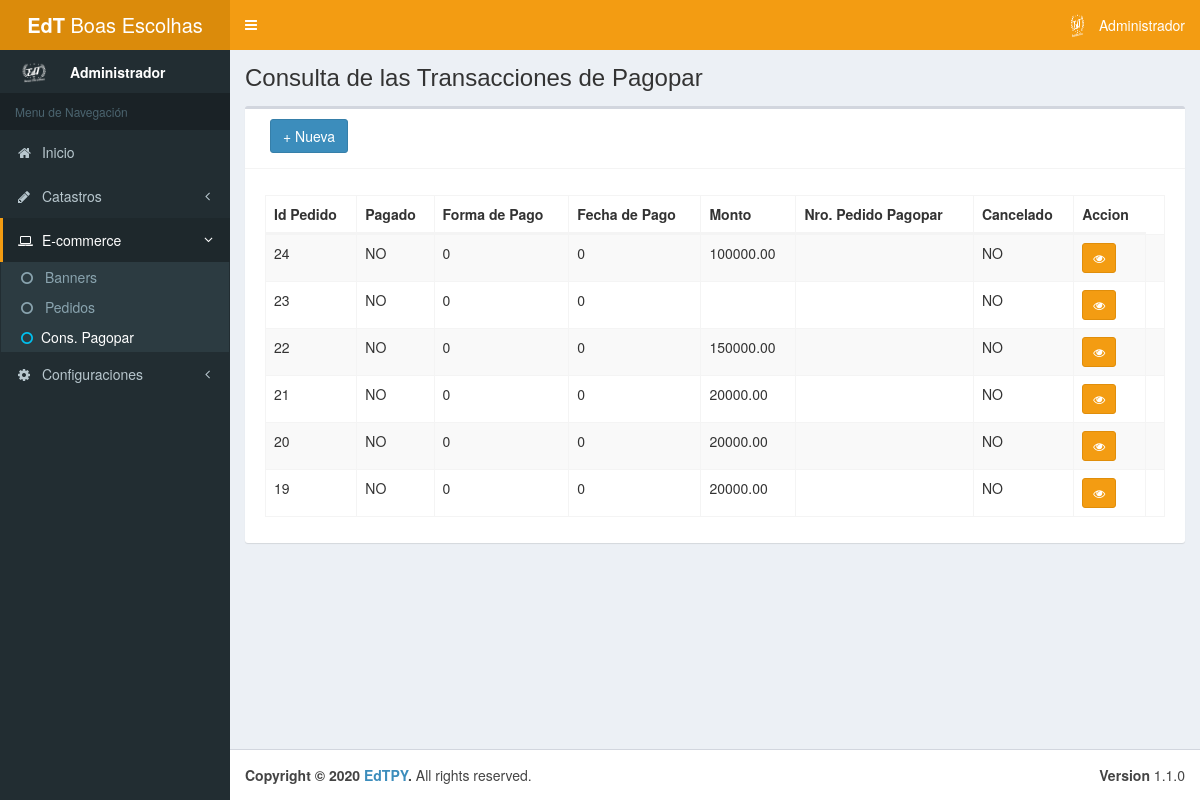
Before: /admin/consultapagopar.php (signed in) with the older database file.
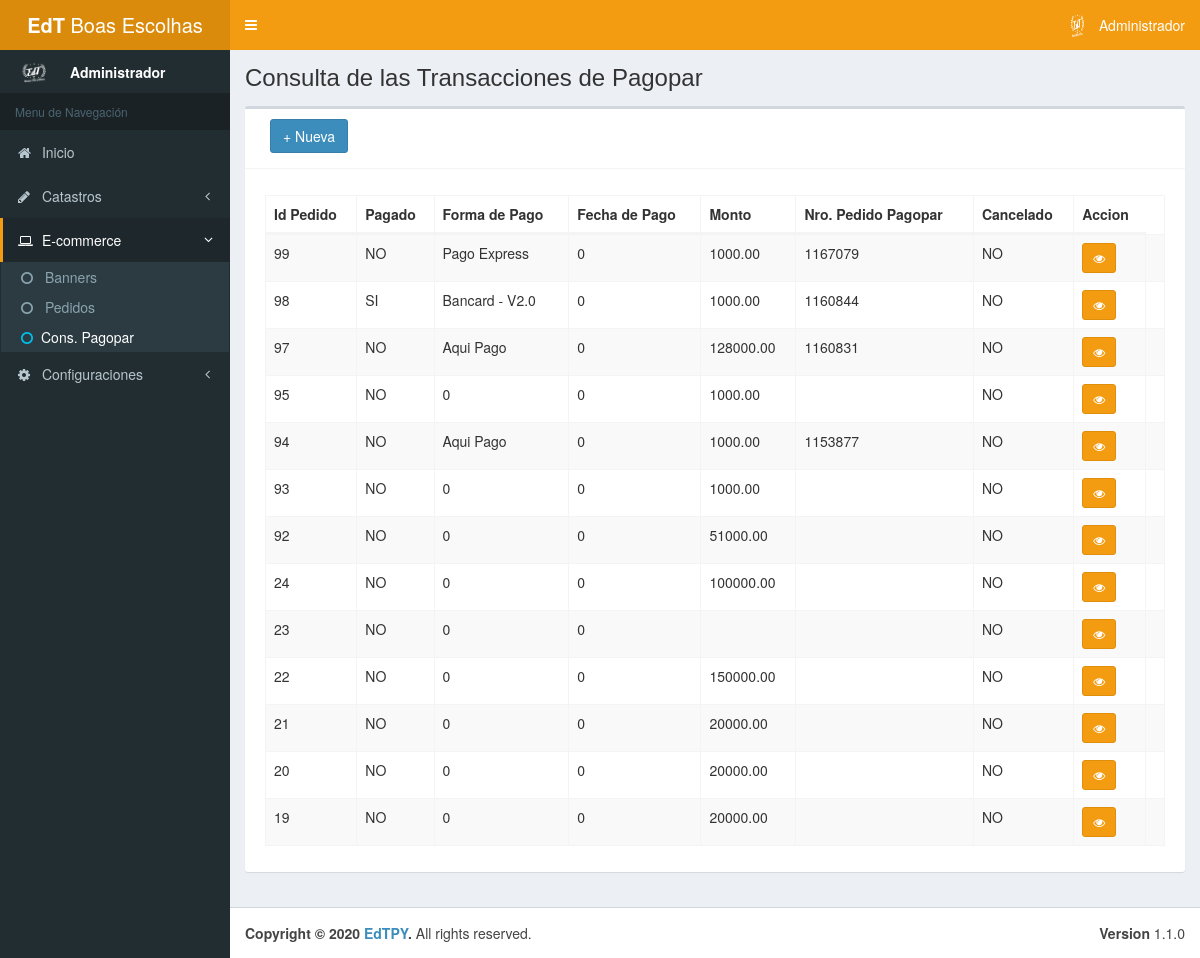
After: the same page with the newer database file.
### tables this page shows
CREATE TABLE IF NOT EXISTS `transactions` (
  `id` int(11) NOT NULL,
  `pagado` int(2) NOT NULL DEFAULT '0',
  `forma_pago` varchar(80) NOT NULL DEFAULT '0',
  `fecha_pago` varchar(80) NOT NULL DEFAULT '0',
  `monto` decimal(15,2) DEFAULT NULL,
  `fecha_maxima_pago` varchar(120) DEFAULT NULL,
  `hash_pedido` varchar(255) DEFAULT NULL,
  `numero_pedido` varchar(255) DEFAULT NULL,
  `cancelado` int(2) DEFAULT NULL,
  `forma_pago_identificador` int(2) DEFAULT NULL,
  `compradorId` int(11) DEFAULT NULL,
  `created` datetime DEFAULT CURRENT_TIMESTAMP,
  `updated` datetime DEFAULT NULL,
  PRIMARY KEY (`id`)
);

### admin/consultapagopar.php (the view, shortened to what this page needs)
<!DOCTYPE html>
<html>
<head>
	<?php include 'includes/head.php'; ?>
</head>
<body class="hold-transition skin-yellow sidebar-mini">
	<div class="wrapper">
		<?php include 'includes/header.php'; ?>
		<?php include 'includes/aside.php'; ?>
		<div class="content-wrapper">
			<section class="content-header">
				<h1>
					Consulta de las Transacciones de Pagopar
				</h1>
			</section>
			<section class="content">
				<?php include_once "mods/objs/marca.php";
				$transacciones = getAllTransactions();
				?>
				<div class="box">
					<div class="box-header with-border">
						<div class="col-md-3 pull-left">
							<button id="btnAdd" type="button" class="btn btn-primary" data-toggle="modal" data-target="#AddModal" style="margin-bottom: 5px;">+ Nueva</button>
						</div>
					</div>
					<div class="box-body">
						<div class="box-body table-responsive">
							<table class="table table-striped table-bordered display nowra" id="tabladatos">
							<thead>
								<tr>
									<th>Id Pedido</th>
									<th>Pagado</th>
									<th>Forma de Pago</th>
									<th>Fecha de Pago</th>
									<th>Monto</th>
									<th>Nro. Pedido Pagopar</th>
									<th>Cancelado</th>
									<th>Accion</th>
								</tr>
							</thead>
							<tbody>
								<?php
									if ($transacciones != null) {
										foreach ($transacciones as $row) {
								?>
								<tr>
									<td><?php echo $row['id'];?></td>
									<td> <?php  if($row['pagado']==1){
											echo "SI";
										}else{
											echo "NO";
										}
										?>
									</td>
									<td> <?php echo $row['forma_pago'];?>
									<td> <?php echo $row['fecha_pago'];?>
									<td> <?php echo $row['monto'];?>
									<td> <?php echo $row['numero_pedido'];?>
									<td> <?php  if($row['cancelado']==1){
											echo "SI";
										}else{
											echo "NO";
										}
										?>
									</td>
									<td><a class="btn btn-warning btn-sm" href="consulta_transaccion.php?hash=<?php echo $row['hash_pedido']; ?>"> <i class="fa fa-eye"></i></a><td>
								</tr>
								<?php }}?>
							</tbody>
							</table>
						</div>
					</div>
				</div>
			</section>
		</div>
		<?php
		function getAllTransactions () {
			$connection = conn();
			$sql = "SELECT transactions.* /*, tb_pedido.,*/ FROM transactions
					/*LEFT JOIN tb_cliente ON tb_pedido.id_cliente = tb_cliente.id */
					ORDER BY id DESC";
			$query = $connection->prepare($sql);
			$query->execute();
			if ($query->rowCount() > 0) {
				$result= $query->fetchAll();
			} else {
				$result = null;
			}
			return $result;
		}
		?>
		<?php include "includes/footer.php"; ?>
	</div>
</body>
</html>

Changed rows visible on the page:
added transactions: id "99", pagado "NO", forma_pago "Pago Express", fecha_pago "0", monto "1000.00", numero_pedido "1167079", cancelado "NO"
added transactions: id "98", pagado "SI", forma_pago "Bancard - V2.0", fecha_pago "0", monto "1000.00", numero_pedido "1160844", cancelado "NO"
added transactions: id "97", pagado "NO", forma_pago "Aqui Pago", fecha_pago "0", monto "128000.00", numero_pedido "1160831", cancelado "NO"
added transactions: id "95", pagado "NO", forma_pago "0", fecha_pago "0", monto "1000.00"
added transactions: id "94", pagado "NO", forma_pago "Aqui Pago", fecha_pago "0", monto "1000.00", numero_pedido "1153877", cancelado "NO"
added transactions: id "93", pagado "NO", forma_pago "0", fecha_pago "0", monto "1000.00"
added transactions: id "92", pagado "NO", forma_pago "0", fecha_pago "0", monto "51000.00"
